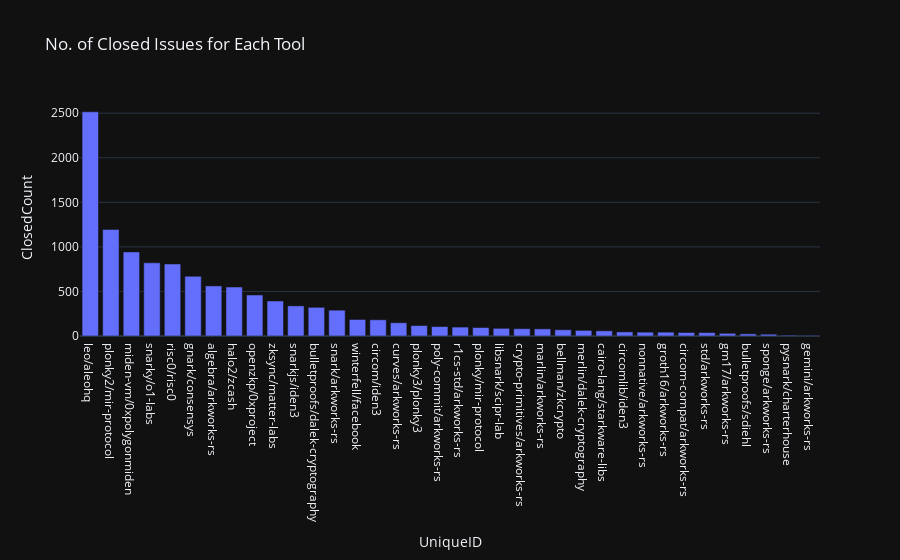

The code cell stored with this chart in its notebook:
### Markdown cell above
#### No. of Closed Issues

### Code cell
closed = tool_issues[~tool_issues['ClosedAt'].isna()].groupby('UniqueID')['URL'].nunique().reset_index().sort_values(by='URL', ascending=False).rename(columns={'URL': 'ClosedCount'})

fig = px.bar(closed, 
             x='UniqueID', 
             y='ClosedCount',
             title='No. of Closed Issues for Each Tool',
             template='plotly_dark'
             )

fig.show()

### Figure 1 — Plotly figure (JSON) as saved in the notebook; plotly's stock layout.template omitted (floating-point values rounded to 4 significant figures)
{"data": [{"alignmentgroup": "True", "hovertemplate": "UniqueID=%{x}<br>ClosedCount=%{y}<extra></extra>", "legendgroup": "", "marker": {"color": "#636efa", "pattern": {"shape": ""}}, "name": "", "offsetgroup": "", "orientation": "v", "showlegend": false, "textposition": "auto", "type": "bar", "x": ["leo/aleohq", "plonky2/mir-protocol", "miden-vm/0xpolygonmiden", "snarky/o1-labs", "risc0/risc0", "gnark/consensys", "algebra/arkworks-rs", "halo2/zcash", "openzkp/0xproject", "zksync/matter-labs", "snarkjs/iden3", "bulletproofs/dalek-cryptography", "snark/arkworks-rs", "winterfell/facebook", "circom/iden3", "curves/arkworks-rs", "plonky3/plonky3", "poly-commit/arkworks-rs", "r1cs-std/arkworks-rs", "plonky/mir-protocol", "libsnark/scipr-lab", "crypto-primitives/arkworks-rs", "marlin/arkworks-rs", "bellman/zkcrypto", "merlin/dalek-cryptography", "cairo-lang/starkware-libs", "circomlib/iden3", "nonnative/arkworks-rs", "groth16/arkworks-rs", "circom-compat/arkworks-rs", "std/arkworks-rs", "gm17/arkworks-rs", "bulletproofs/sdiehl", "sponge/arkworks-rs", "pysnark/charterhouse", "gemini/arkworks-rs"], "xaxis": "x", "y": [2516, 1196, 944, 821, 808, 670, 562, 550, 460, 393, 338, 322, 290, 185, 182, 149, 117, 106, 100, 95, 86, 82, 80, 70, 63, 58, 46, 43, 43, 39, 38, 30, 24, 20, 9, 7], "yaxis": "y"}], "layout": {"barmode": "relative", "legend": {"tracegroupgap": 0}, "title": {"text": "No. of Closed Issues for Each Tool"}, "xaxis": {"anchor": "y", "domain": [0, 1], "title": {"text": "UniqueID"}}, "yaxis": {"anchor": "x", "domain": [0, 1], "title": {"text": "ClosedCount"}}}}
